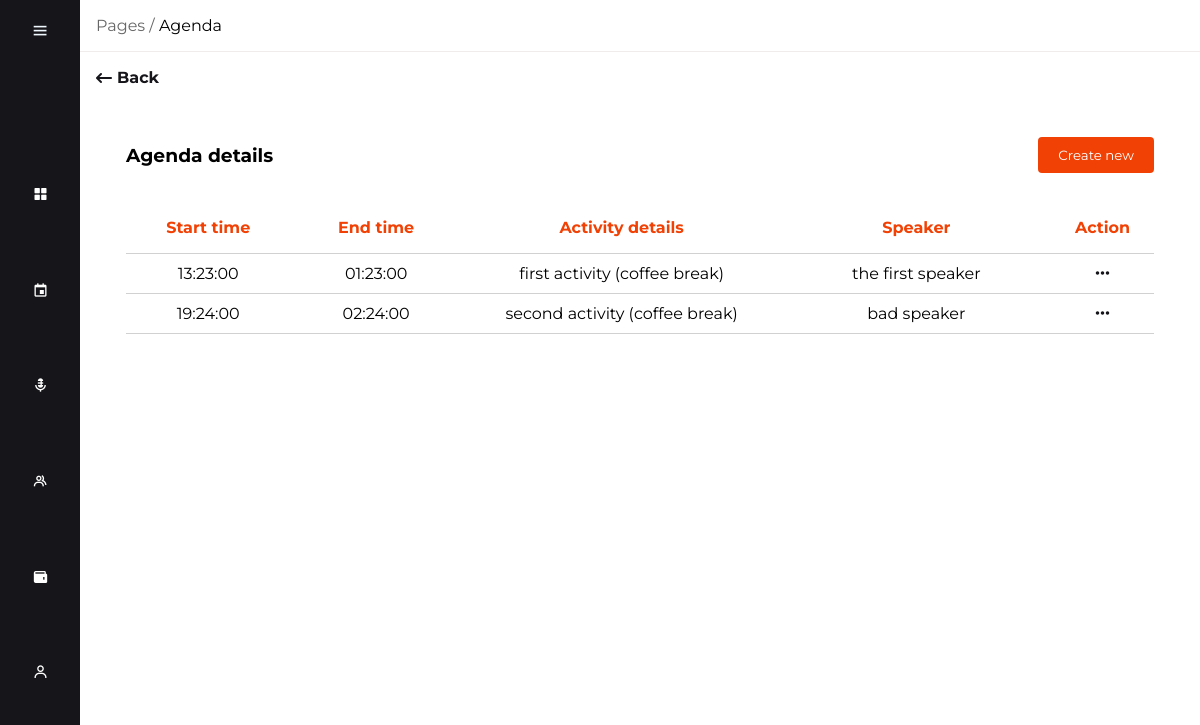
/adminDashboard/public/agenda/agenda.php?EventID=7 (signed in), run on the app's committed database.
### tables this page shows
CREATE TABLE `agenda` (
                          `ID` int(11) NOT NULL,
                          `EventID` int(11) DEFAULT NULL,
                          `StartTime` time DEFAULT NULL,
                          `EndTime` time DEFAULT NULL,
                          `ActivityDetails` text DEFAULT NULL,
                          `SpeakerID` int(11) DEFAULT NULL
);

CREATE TABLE `speakers` (
                            `ID` int(11) NOT NULL,
                            `Name` varchar(255) DEFAULT NULL,
                            `Details` text DEFAULT NULL
);

### adminDashboard/public/agenda/agenda.php (the view, shortened to what this page needs)
<!DOCTYPE html>
<html lang="en">
<head>
    <link rel="stylesheet" href="../../assets/css/style.css">
    <link rel="stylesheet" href="../../assets/css/pages.css">
    <link rel="stylesheet" href="../../assets/css/medias.css">
    <link rel="stylesheet" href="../../assets/css/add-pages.css">
    <link rel='stylesheet' href='https://unpkg.com/boxicons@2.1.4/css/boxicons.min.css' >
    <link rel="stylesheet" href="https://cdnjs.cloudflare.com/ajax/libs/font-awesome/5.15.4/css/all.min.css">
</head>
<body>
    <nav class="sidebar">
        <div class="top">
            <i class="bx bx-menu" id="btn"></i>
        </div>
        <div class="bottom">
        <ul class="nav-list">
                <li>
                    <a href="../index.php">
                        <i class="bx bxs-grid-alt"></i>
                    </a>
                </li>
                <li>
                    <a href="../events/events.php">
                        <i class="bx bx-calendar-event"></i>
                    </a>
                </li>
                <li>
                    <a href="../speakers/speakers.php">
                        <i class="bx bxs-microphone-alt"></i>
                    </a>
                </li>
                <li>
                    <a href="../partners/partners.php">
                        <i class="bx bx-group"></i>
                    </a>
                </li>
                <li>
                    <a href="../sponsors/sponsors.php">
                        <i class="bx bxs-wallet"></i>
                    </a>
                </li>
                <li>
                    <a href="../users/users.php">
                        <i class='bx bx-user'></i>
                    </a>
                </li>
            </ul>
        </div>
    </nav>
    <div class="main-content">
        <div class="container-path">
            <p><span class="container-path-pages">Pages /</span> Agenda</p>
        </div>
        <div class="container-main">
            <a href="../events/events.php" class="back-button">
                <i class="fa-solid fa-arrow-left-long"></i>
                <h4>Back</h4>
            </a>
            <div class="table-wrapper">
                <div class="table-header">
                    <h3 class="event-title">Agenda details</h3>
                    <button class="add-button">
                        <?php
                        echo "<a href='agenda-add.php?EventID=" . $_GET['EventID'] . "'>";
                        echo    "Create new";
                        echo "</a>";
                        ?>
                    </button>
                </div>
                <div>
                    <?php
                        include("../../src/conectare.php");
                        if($result = $mysqli->query("SELECT agenda.*, speakers.Name as speaker_name FROM agenda
                        INNER JOIN speakers ON agenda.SpeakerID = speakers.ID
                        WHERE agenda.EventID = " . $_GET['EventID'] . " ORDER BY ID"))
                        {
                            if($result->num_rows > 0)
                            {
                                echo "<table>";
                                echo
                                "
                                    <thead>
                                        <tr>
                                            <th>Start time</th>
                                            <th>End time</th>
                                            <th>Activity details</th>
                                            <th>Speaker</th>
                                            <th>Action</th>
                                        </tr>
                                    </thead>
                                ";
                                while($row = $result->fetch_object())
                                {
                                    echo "<tbody>";
                                        echo "<tr>";
                                            echo "<td>" . $row->StartTime . "</td>";
                                            echo "<td>" . $row->EndTime . "</td>";
                                            echo "<td>" . $row->ActivityDetails . "</td>";
                                            echo "<td>" . $row->speaker_name . "</td>";
                                            echo "<td>";
                                                    echo "<i class='fa-solid fa-ellipsis dropdown-button' onclick='toggleDropdown(this)'></i>";
                                            echo "</td>";
                                        echo "</tr>";
                                    echo "</tbody>";
                                }
                                echo "</table>";
                            }
                            else
                            {
                                echo "There are no records in the table.";
                            }
                        }
                        else
                        {
                            echo "Error " . $mysqli->error();
                        }
                    ?>
                </div>
            </div>
        </div>
    </div>
</body>
</html>

### adminDashboard/assets/css/style.css (style rules this page uses)
:root { --background-main: #fff; --background-secondary: #16151A; --background-third: #F4F4F4; --main-color: #F14105; --secondary-color: #676767; --main-color-desarutated: #F2DCDF; --main-color-saturated: #d83b06; --table-color: #d1d1d1; }
* { margin: 0; padding: 0; box-sizing: border-box; font-family: 'Montserrat', sans-serif; }
.sidebar { position: fixed; top: 0; left: 0; height: 100vh; width: 80px; background-color: #16151A; padding: 0.4rem 0.8rem; transition: all 0.5s ease; }
.sidebar #btn { position: absolute; color: aliceblue; top: 0.4rem; left: 50%; font-size: 1.2rem; line-height: 50px; transform: translateX(-50%); cursor: pointer; }
.sidebar ul li, .admin { position: relative; list-style-type: none; height: 50px; width: 90%; margin: 0.8rem auto; line-height: 50px; }
.sidebar ul li a, .sidebar .admin a { color: white; display: flex; align-items: center; text-decoration: none; border-radius: 0.4rem; }
.sidebar ul li a i, .sidebar .admin a i { min-width: 50px; text-align: center; height: 50px; border-radius: 12px; line-height: 50px; }
.main-content { position: relative; background-color: white; min-height: 100vh; top: 0; left: 80px; transition: all 0.5s ease; width: calc(100% - 80px); }
.bottom { display: flex; flex-direction: column; gap: 8rem; }
.nav-list, .admin { display: flex; flex-direction: column; gap: 20px; }
.container-path { border-bottom: 1px solid #f0ecec; padding: 1rem; }
.container-path-pages { color: #676767; }
.container-main { padding: 1rem; }

### adminDashboard/assets/css/pages.css (style rules this page uses)
.table-wrapper { padding: 30px; }
.table-header { display: flex; justify-content: space-between; align-items: center; margin-bottom: 30px; }
.add-button { background-color: var(--main-color); border: none; border-radius: 4px; padding: 10px 20px; color: white; cursor: pointer; }
.add-button a { text-decoration: none; color: white; }
table { width: 100%; border-collapse: collapse; }
th { color: var(--main-color); height: 50px; }
th:last-child { width: 10%; }
td { max-width: 200px; border-top: 0.5px solid var(--table-color); border-bottom: 0.5px solid var(--table-color); padding: 10px 20px; text-align: center; }
td:last-child { width: 10%; }
.dropdown-button { color: var(--background-secondary); }

### adminDashboard/assets/css/add-pages.css (style rules this page uses)
.back-button { display: flex; flex-direction: row; align-items: center; gap: 5px; text-decoration: none; margin-bottom: 20px; color: var(--background-secondary); }
.add-button { background-color: var(--main-color); border: none; border-radius: 4px; padding: 10px 20px; color: white; cursor: pointer; }
.add-button a { text-decoration: none; color: white; }

### data on the page
agenda: StartTime "13:23:00", EndTime "01:23:00", ActivityDetails "first activity (coffee break)", SpeakerID.Name "the first speaker"
agenda: StartTime "19:24:00", EndTime "02:24:00", ActivityDetails "second activity (coffee break)", SpeakerID.Name "bad speaker"
